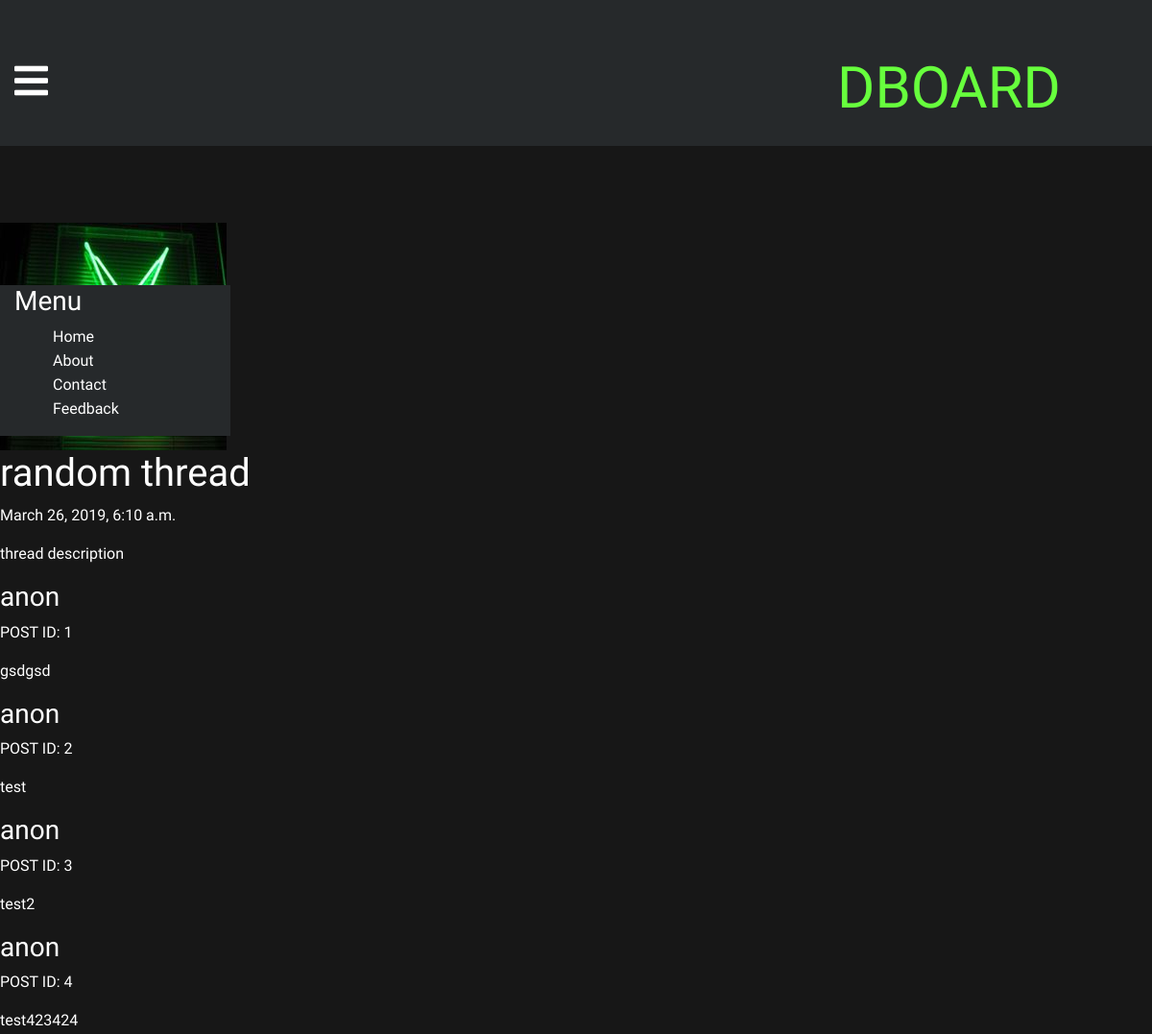
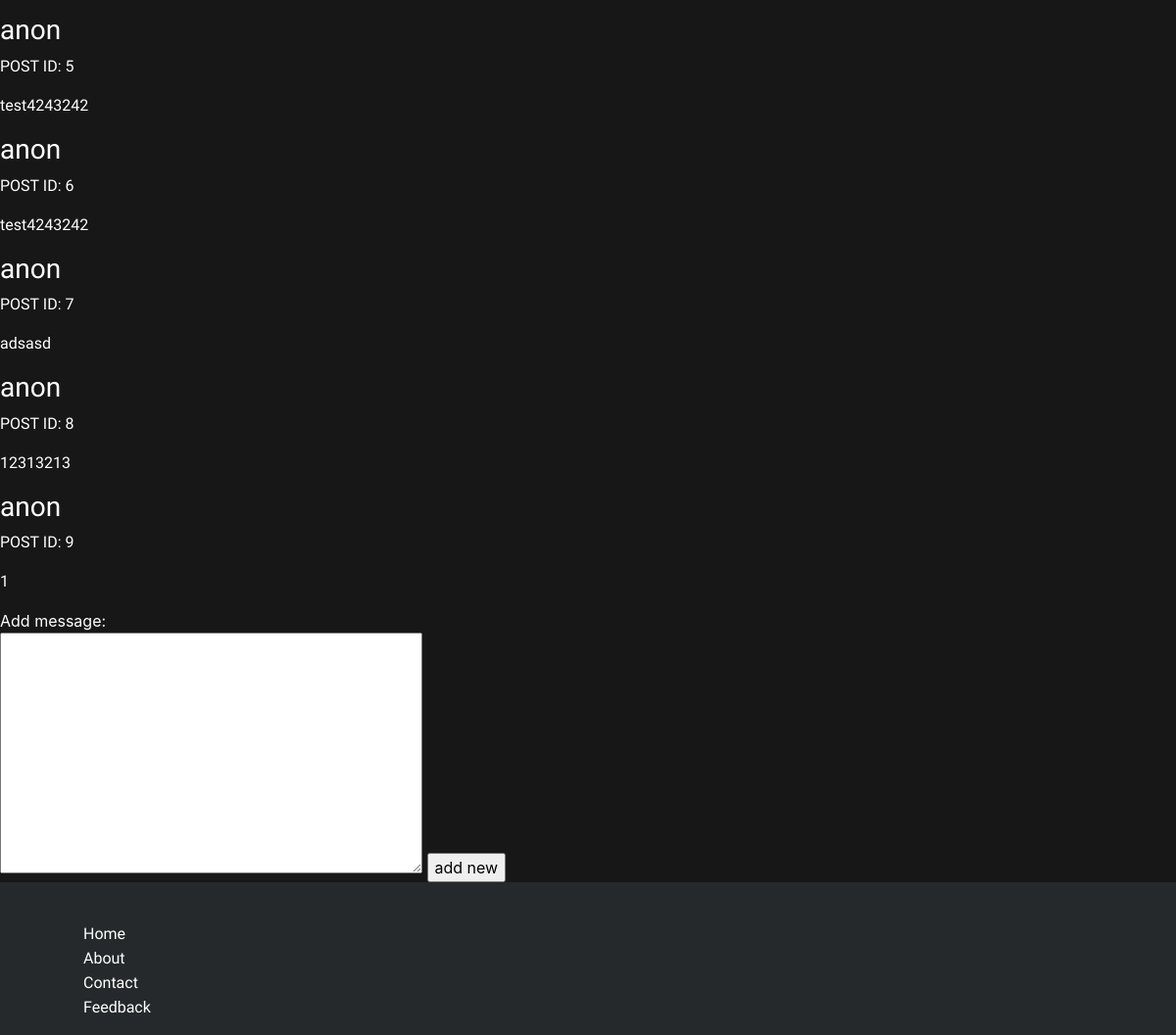
Page /rnd/1 on the committed database (2 pictures, top to bottom).
### boards/models.py (models this page shows, shortened)
class Thread(models.Model):
    boardFK      = models.ForeignKey(Board, on_delete=models.CASCADE)
    threadTitle  = models.TextField()
    threadDesc   = models.TextField()
    threadAuthor = models.CharField(default="anon", max_length = 50)
    pubDate      = models.DateTimeField(auto_now_add=True)
    threadImg    = models.ImageField(
                        default='img/default.png',
                        upload_to='img/uploads/%Y/%m',
                        storage=FileSystemStorage(location='boards/static/boards',base_url='/uploads'),
                   )
    isActive     = models.IntegerField(default=1)

class ThreadMessage(models.Model):
    threadFK      = models.ForeignKey(Thread, on_delete = models.CASCADE)
    textMessage   = models.TextField()
    authorIP      = models.CharField(max_length = 200)
    author        = models.CharField(default="anon", max_length = 50)
    pubDate       = models.DateTimeField(auto_now_add=True)

### boards/views.py (the view)
# urls.py: path('<str:boardCode>/<int:threadId>', views.detailThread, name='detailThread'),
def detailThread(request, boardCode, threadId):
    boardDetail = get_object_or_404(Board, boardCode = boardCode, isActive__gt = 0)
    threadDetail = get_object_or_404(Thread, boardFK = boardDetail.id, id = threadId, isActive__gt = 0)
    if request.method == "POST":
        form = ThreadMessageForm(request.POST)
        if form.is_valid():
            formObj = form.save(commit=False)
            formObj.authorIP = request.META['REMOTE_ADDR']
            formObj.threadFK = threadDetail
            formObj.save()
            form = ThreadMessageForm()
    else:
        form = ThreadMessageForm()
    messageList = ThreadMessage.objects.filter(threadFK = threadDetail.id)
    context = {'threadDetail': threadDetail, 'messageList': messageList, 'form': form}
    return render(request, 'boards/threadDetail.html', context)

### boards/forms.py
class ThreadMessageForm(ModelForm):
    class Meta:
        model = ThreadMessage
        fields = ['textMessage']

### boards/templates/boards/threadDetail.html (shortened to what this page needs)
{% extends "boards/base.html" %}
{% load static %}
{% block content %}
    <h1>{{threadDetail.threadTitle}}</h1>
    <p>{{threadDetail.pubDate}}</p>
    <p>{{threadDetail.threadDesc}}</p>
    {% if messageList %}
        {% for msg in messageList %}
            <div>
                <h3>{{msg.author}}</h3>
                <p>POST ID: {{msg.id}}</p>
                <p>{{msg.textMessage}}</p>
            </div>
        {% endfor %}
    {% else %}
        <p>There is no message yet</p>
    {% endif %}
    Add message:
    <form class="" action="#end" method="post" enctype="multipart/form-data">
        {{ form.textMessage }}
        <input type="submit" name="" value="add new">
    </form>
{% endblock content %}

### boards/static/boards/css/main.css (style rules this page uses)
body { padding:0;margin:0;background-color:#171717 !important }
body h1,body h2,body h3,body h4,body h5,body h6 { font-family:'ZCOOL QingKe HuangYou', cursive }
body a,body p { font-family:'Play', sans-serif }

### rows in the picture
Thread: threadTitle "random thread", pubDate "March 26, 2019, 6:10 a.m.", threadDesc "thread description"
ThreadMessage: author "anon", id "1", textMessage "gsdgsd"
ThreadMessage: author "anon", id "2", textMessage "test"
ThreadMessage: author "anon", id "3", textMessage "test2"
ThreadMessage: author "anon", id "4", textMessage "test423424"
ThreadMessage: author "anon", id "5", textMessage "test4243242"
ThreadMessage: author "anon", id "6", textMessage "test4243242"
ThreadMessage: author "anon", id "7", textMessage "adsasd"
ThreadMessage: author "anon", id "8", textMessage "12313213"
ThreadMessage: author "anon", id "9", textMessage "1"
